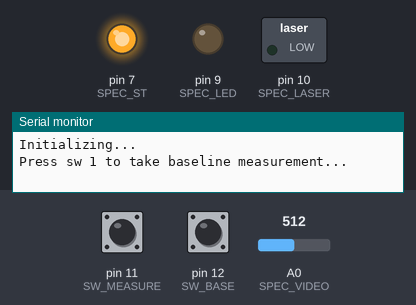
A sketch run on a simulated Arduino Uno, built with avr-gcc and run on an emulated ATmega328P. Shown: switched loads named in the sketch (green lamp = pin HIGH), output pins drawn as LEDs (lit = HIGH), the last lines printed to the serial monitor. Dashed ring = blinking. The inputs (shaded band) are chosen by the test bench; at power-on: pin 12 (SW_BASE) HIGH, pin 11 (SW_MEASURE) LOW, A0 (SPEC_VIDEO) = 512. Pins used as bus, display or sensor lines are not drawn.

Above: at 0.8 s.
0.9 s: pin 12 (SW_BASE) pulled LOW for 0.15 s
At 1.0 s:
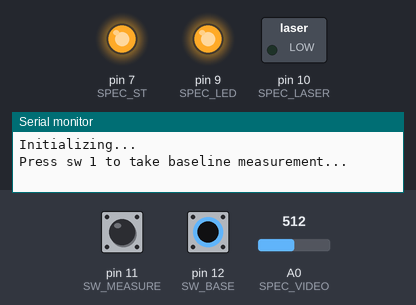
4.0 s: pin 11 (SW_MEASURE) pulled HIGH for 3.2 s
At 7.8 s:
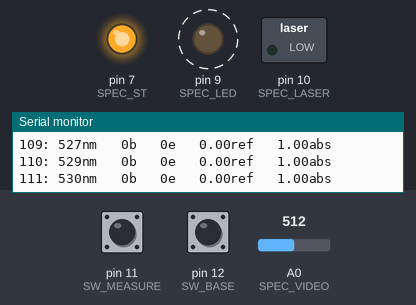
Timing chart, 0 to 20.7 s (numbered marks = the images above; inputs shaded):
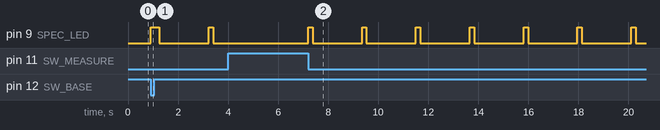

The sketch:

spectroHamaV1.ino
```cpp
// Example code for the Hamamatsu C12666MA Micro Spectrometer (released ~December 2013)

#include <Arduino.h>
#include "SensorBuffer.h"
#include "SensorSpecHamamatsu.h"

#define SW_BASE       12
#define SW_MEASURE    11
int sw1Pressed = 0; // base
int sw2Pressed = 0; // measure
int swVal;

SensorSpecHamamatsu sensor;

void setup() {
  sensor.begin();
  pinMode(SW_BASE, INPUT_PULLUP);
  pinMode(SW_MEASURE, INPUT);
  sensor.ledOff();
  Serial.begin(115200);
  Serial.println("Initializing... ");


  // Example 1: Calculate chlorophyll levels

  Serial.println ("Press sw 1 to take baseline measurement...");

  while(digitalRead(12) == HIGH){}
  sensor.ledOn();
  sensor.takeBaseline();
  sensor.ledOff();
  Serial.println ("baseline measurement done...");

 /*
  sw2Pressed = 0;

  Serial.println ("Press sw 2 to take experimental measurement...");
  while(sw2Pressed!=1){
    if(digitalRead(SW_MEASURE) == LOW)
      {
        sw2Pressed = 1; // set flag for baseline
      } // sw pressed
    else
    sw2Pressed = 0; // sw not pressed pressed
  }

  if(sw2Pressed == 1){
    sensor.takeMeasurement();
    sw2Pressed = 0;// reset the input flag
  }


  sensor.debugPrint();

  Serial.print ("Chlorophyll non-descructive index: ");
  float ChlNDI = sensor.calculateReflectanceIndex(CHL_NDI_R1, CHL_NDI_R2);
  Serial.println (ChlNDI, 3);

  Serial.print ("Photochemical reflectance Index: ");
  float PRI = sensor.calculateReflectanceIndex(PRI_R1, PRI_R2);
  Serial.println (PRI, 3);


  Serial.println ("Send any key for continuous measurement...");
  while(!Serial.available());
  while(Serial.available()) { Serial.read(); }
  */

}

int count = 0;
void loop() { // loop

  Serial.println ("Press sw 2 to take experimental measurement...");
  while(digitalRead(SW_MEASURE) == HIGH){}
  Serial.print("measurement: "); Serial.println(count, DEC);
  sensor.ledOn();
  sensor.takeMeasurement();                 // Update every cycle
  sensor.ledOff();
  Serial.println ("experimental measurement done...");
  //sensor.takeMeasurementAveraging();      // Updates once every 4 cycles, but better signal quality
  sensor.debugPrint();
    /*
    Serial.print ("Chlorophyll non-descructive index: ");
    float ChlNDI = sensor.calculateReflectanceIndex(CHL_NDI_R1, CHL_NDI_R2);
    Serial.println (ChlNDI, 3);
  */
    Serial.print ("Photochemical reflectance Index: ");
    float PRI = sensor.calculateReflectanceIndex(PRI_R1, PRI_R2);
    Serial.println (PRI, 3);

   count += 1;
   delay(1000);

}
```

SensorBuffer.cpp
```cpp
// SensorBuffer.cpp
// A generic ring buffer abstract data type for easily and (reasonably efficiently) storing data.
// Accessible either by index (like an array), or by popping items off (like a queue), which
// makes it easy for the graphing routines to easily and efficiently display recent data from
// a streaming source.

#include <Arduino.h>
#include "sensorbuffer.h"

// Constructor
SensorBuffer::SensorBuffer(uint32_t bufferSize) {
  validData = 0;
  ringReadIdx = 0;
  ringWriteIdx = 0;
  ringStart = 0;                             // Start of the first (least recent) element in the ring buffer
  lastWriteIdx = 0;
  /*
  data = (float*) malloc(bufferSize);        // The heap is going to hate us...

  if (data != NULL) {                        // Check that allocation was successful
    size = bufferSize;                       // If allocation was successful, set size
    setAll(0.0f);                            // Clear buffer, set all values to 0.0f (zero)
  }
  */
  size = SENSOR_BUFFER_STATIC_SIZE;
  setAll(0.0f);

}

// Destructor
SensorBuffer::~SensorBuffer() {
  free(data);                                // Free dynamically allocated memory
}

// Size Functions
uint32_t SensorBuffer::getSize() {
  return size;
}

uint32_t SensorBuffer::getValidDataSize() {
  return validData;
}

// Accessor methods
// Stack mode: Pop the next item from the ring buffer off the stack
float SensorBuffer::getNext() {
  float value = data[ringReadIdx];                // Get data at current location
  if (validData == size) {
    ringReadIdx = (ringReadIdx + 1) % size;       // Increment ring buffer
  } else {
    ringReadIdx = (ringReadIdx + 1) % validData;  // Increment ring buffer (only within the amount of data that's valid)
  }
  return value;
}

// Return the ring read pointer to the start index
void SensorBuffer::resetRingIdx() {
  ringReadIdx = ringStart;
}

// Array mode: retrieve data at a given index
float SensorBuffer::getIdx(uint32_t idx) {
  if (idx < size) {
    return data[idx];
  }
  return 0;
}

// Retrieve most recently written value
float SensorBuffer::getMostRecentValue() {
  return data[lastWriteIdx];
}

// Storage methods
// Add one value to the ring buffer
void SensorBuffer::put(float value) {
  data[ringWriteIdx] = value;    // Write value
  lastWriteIdx = ringWriteIdx;
  ringWriteIdx = (ringWriteIdx + 1) % size;         // Increment ring buffer
  if (validData < size) {                           // Increment the number of data elements that are valid (rather than default) values
    validData += 1;
  }

  // Increment the start of the ring buffer (the oldest valid element)
  if ((ringWriteIdx == ringStart) && (validData == size)) {
    ringStart = (ringStart + 1) % size;
  }
}

// Reset the data in the ring buffer to a single value (like zero)
void SensorBuffer::setAll(float value) {
  for (uint32_t i=0; i<size; i++) {        // Clear array
    data[i] = value;
  }
  ringReadIdx = 0;
  ringWriteIdx = 0;
  validData = 0;
  ringStart = 0;
  lastWriteIdx = 0;
}


// Basic Summary Statistics methods
float SensorBuffer::getMin() {
  float min = data[0];
  for (uint32_t i=1; i<validData; i++) {
    if (data[i] < min) {
      min = data[i];
    }
  }
  return min;
}

float SensorBuffer::getMax() {
  float max = data[0];
  for (uint32_t i=1; i<validData; i++) {
    if (data[i] > max) {
      max = data[i];
    }
  }
  return max;
}

// Debug helper method: print the contents of the abtract data type to the serial console
void SensorBuffer::PrintContentsDEBUG() {
  Serial.println ("-----------------------------------");
  Serial.println ("SensorBuffer: ");

  Serial.print ("Size: ");
  Serial.println (size);

  Serial.print ("validData: ");
  Serial.println (validData);

  Serial.print ("ringReadIdx: ");
  Serial.println (ringReadIdx);

  Serial.print ("ringWriteIdx: ");
  Serial.println (ringWriteIdx);

  for (int32_t i=0; i<size; i++) {
    Serial.print ("  [");
    Serial.print (i);
    Serial.print ("]: ");
    Serial.print ( getIdx(i) );

    // Display 10 values per line
    if ((i % 10) == 9) {
      Serial.println ("");
    }
  }
  Serial.println ("");
  Serial.println ("-----------------------------------");

}
```

SensorBuffer.h
```cpp
// SensorBuffer.h
#if !defined(SENSOR_BUFFER_h)
#define SENSOR_BUFFER_h

#define SENSOR_BUFFER_STATIC_SIZE 100

class SensorBuffer {

  public:
  // Variables
  uint32_t validData;
  uint32_t ringReadIdx;
  uint32_t ringWriteIdx;
  uint32_t ringStart;
  uint32_t lastWriteIdx;
  uint32_t size;

//  float* data;
  float data[SENSOR_BUFFER_STATIC_SIZE];

  // Constructor/Destructor
  SensorBuffer(uint32_t bufferSize);
  ~SensorBuffer();

  // Size Functions
  uint32_t getSize();
  uint32_t getValidDataSize();

  // Accessor methods
  float getNext();
  void resetRingIdx();
  float getIdx(uint32_t idx);
  float getMostRecentValue();

  // Storage methods
  void put(float value);
  void setAll(float value);

  // Statistics methods
  float getMin();
  float getMax();

  // Debug
  void PrintContentsDEBUG();
};

#endif
```

SensorSpecHamamatsu.h
```cpp
/*
// modified by mehedi mehediemran@gmail.com for Arduino and C12880MA
 */
#if !defined(SENSOR_SPEC_C12880_h)
#define SENSOR_SPEC_C12880_h

#include <Arduino.h>
#include "SensorBuffer.h"

// Number of spectral channels
#define SPEC_CHANNELS    256

// This is the maximum (ceiling) value from the spectrometer.  The 14-bit ADC should nominally give us values between 0 and 16384 (5V),
// but the C12666 output ceils at approximately half that range.  In practice, I've found anything over 5800 means the value has likely ceiled
#define SPEC_MAX_VALUE        5800

// This is also called the 'offset output'
#define SPEC_MIN_VALUE        950

// Wavelength of the first spectral channel (in hundreds of nanometers -- here 340nm)
#define SPEC_MINWAVELENGTH       34000
// Amount each spectral channel increases the wavelength bin (here 1.72nm)
#define SPEC_WAVELENGTH_DELTA    172

// Pin mappings
#define SPEC_TRIG        6 // gain in c12666ma
#define SPEC_EOS         5
#define SPEC_ST          7
#define SPEC_CLK         8
#define SPEC_VIDEO       A0
#define SPEC_LED         9
#define SPEC_LASER       10

// Output modes
#define SPEC_DATA        10
#define SPEC_BASELINE    20
#define SPEC_DELTA       30

// Averaging Queue
#define QUEUE_EMPTY      0
#define QUEUE_BASELINE   10

// Reflectance Difference Indicies
// Chlorophyll non-destructive index
#define CHL_NDI_R1      750
#define CHL_NDI_R2      705
// Photochemical reflectance index
#define PRI_R1      531
#define PRI_R2      570

class SensorSpecHamamatsu {
  // Variables
  public:
  uint16_t data[SPEC_CHANNELS];
  uint16_t baseline[SPEC_CHANNELS];
  uint16_t average[SPEC_CHANNELS];
  uint16_t intTime;      // Integration (sampling) time
  uint8_t gain;          // High/low gain
  int numAverages;       // number of averages (to increase stability)

  // Statistics
  uint16_t peakChannel;  // Value of highest data channel

  // Flags
  boolean dataOverexposed;
  boolean baselineOverexposed;
  boolean hasBaseline;
  uint8_t averageQueue;

  // Constructor/Destructor
  SensorSpecHamamatsu();
  ~SensorSpecHamamatsu();

  // Setup methods
  boolean begin();
  void setIntTime(uint16_t time);
  void setGain(uint8_t highLow);
  void ledOn();
  void ledOff();
  void laserOn();
  void laserOff();
  // Data methods
  void takeMeasurement();
  void takeBaseline();

  void takeMeasurementAveraging();
  void takeBaselineAveraging();
  boolean takeAverageMeasurement();

  boolean postProcessing(uint16_t* data);
  void populateSensorBuffer(SensorBuffer* sb, uint8_t mode);
  int spectralChannelToWavelength(int32_t channelNum);
  int wavelengthToSpectralChannel(int32_t wavelength);

  float getReflectanceAtWavelength(int32_t wavelength);
  float getAbsorbanceAtWavelength(int32_t wavelength);
  float getBaselineExpProportion(int32_t wavelength);

  // Analysis methods
  float calculateReflectanceIndex(int32_t wavelength_1, int32_t wavelength_2);

  // Low-level communication
  //uint16_t readAD7940();
  uint16_t readADC();
  void readSpectrometer(uint16_t* data, boolean accumulateMode);

  // Debug
  void debugPrint();
  void rawPrint();
};

#endif
```

Source omitted: SensorSpecHamamatsu.cpp (14670 bytes)

Measured:
- after the input at 0.9 s, pin 9 (SPEC_LED): LOW → HIGH at once, → LOW 0.35 s later, → HIGH 2.0 s later, → LOW 0.18 s later
